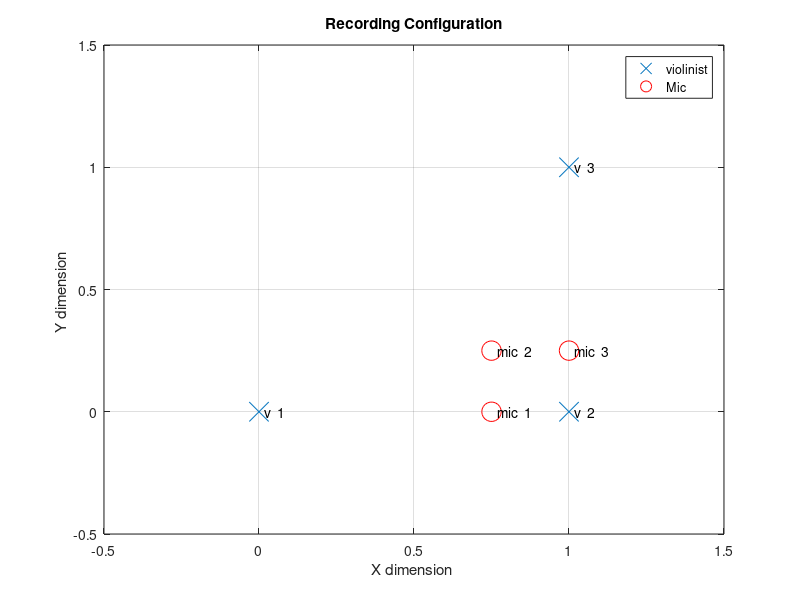

Here is the MATLAB script that generated this plot:
%% Clear all the data
clear all; close all; clc;

% Load the data
load data
 
% Plot
plot(violinist(1,:), violinist(2,:), 'x', 'MarkerSize', 14)
grid on; hold on;; axis([-.5 1.5 -.5 1.5])
text(violinist(1,1), violinist(2,1), '  v  1'); 
text(violinist(1,2), violinist(2,2), '  v  2');
text(violinist(1,3), violinist(2,3), '  v  3');

plot(mic(1,:), mic(2,:), 'ro', 'MarkerSize', 14)
legend('violinist', 'Mic')
text(mic(1,1), mic(2,1), '  mic  1'); 
text(mic(1,2), mic(2,2), '  mic  2');
text(mic(1,3), mic(2,3), '  mic  3');
title('Recording Configuration')
xlabel('X dimension ')
ylabel('Y dimension ')

%% Your Code here

matrix=zeros(3,3);

for i=1:3                                               
    for j=1:3
    tmp=xcorr2(mixedSignals(:,i),cleanSignals(:,j));    %get correlation data
    [y, matrix(i,j)]=max(tmp);                          %time for maximum correlation
    end
    
end

final=(matrix./min(min(matrix))-1)*10000                 %arbitrary normailzation

% from the final matrix,we get
% mixedSignals(1) = mic 2
% mixedSignals(2) = mic 1
% mixedSignals(3) = mic 3

% We infer this by the fact that the final matrix
% has a not-to-scale measure of how long it took for the
% sound to reach the individual mics. Since Player 2 is
% equidistant from mics 1 and 3, the odd one is mic 2. Mic 1
% is closer to Player 1 than mics 2 and 3 so is the quickest
% to receive sound from Player 1. The remaining one is mic 3,
% as can be verified by the mirrored data for mic 1.